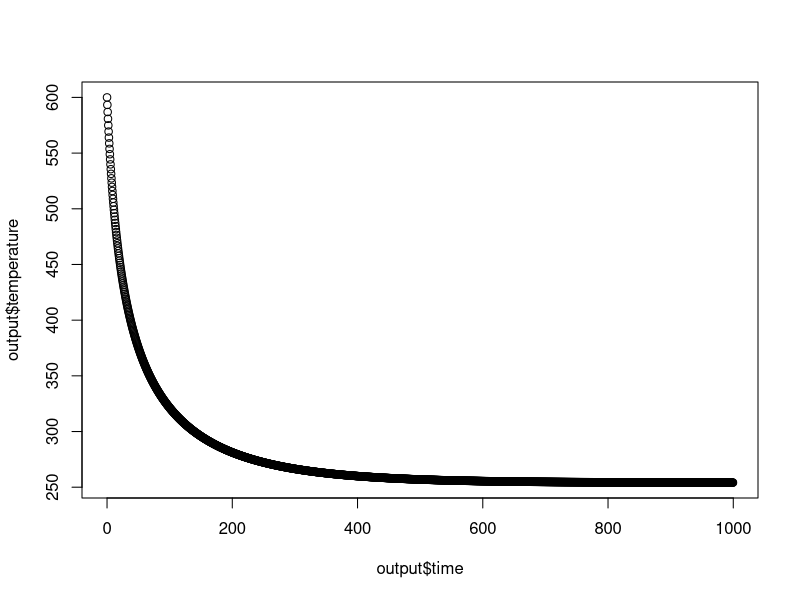

This figure's R source:
#Static values
timestep = 0.5
sec_year = 365*24*60*60
ocean_thickness = 400
albedo = 0.3

#Stefan–Boltzmann
sb = 5.67E-8 

#One calorie in Joule
cal = 4.184

#The definition of 1 calorie, is the heat necessary to up temperature of 
# 1 cm^3 of water in 1° Celsius, because the water density 1 g/cm^3.   
#What is the heat necessary to up the temperature in 1° Celsius of 1m^3 water?
#That is: converting g/cm^3/K to J/m^3/K
cubic = 10E+6
heat = cal*cubic

#Heat capacity in J/(K m^2)
heat_capacity = heat*ocean_thickness

#Solar Constant Watts/m^2
L = 1350

#Number of iterations
iterations = 2000

#Inicial values
time0 = 0
T0 = 600
heat0 = heat_capacity*T0
in0 = (L/4)*(1-albedo)
loss0 = 0
if(T0 != 0 ) {
  loss0 = sb*(T0^4)
} 

net0 = (in0 - loss0)*timestep*sec_year      

output = data.frame(time0,heat0,T0,in0,loss0,net0)
colnames(output) = c('time',
                     'heat_content',
                     'temperature',
                     'solar_in',
                     'heat_loss',
                     'net_heat_flux')

for (i in seq(2,iterations)) 
{
  #Time
  output[i,1] = output[i-1,1] + timestep
  #Heat Content
  output[i,2] = output[i-1,2] + output[i-1,6]
  #Temperature
  output[i,3] = output[i,2] / heat_capacity
  #solar in
  output[i,4] = (L/4)*(1-albedo)
  #heat loss
  output[i,5] = sb*(output[i,3]^4)
  #net heat flux
  output[i,6] = (output[i,4] - output[i,5])*timestep*sec_year                
}

plot(output$time,
     output$temperature)




